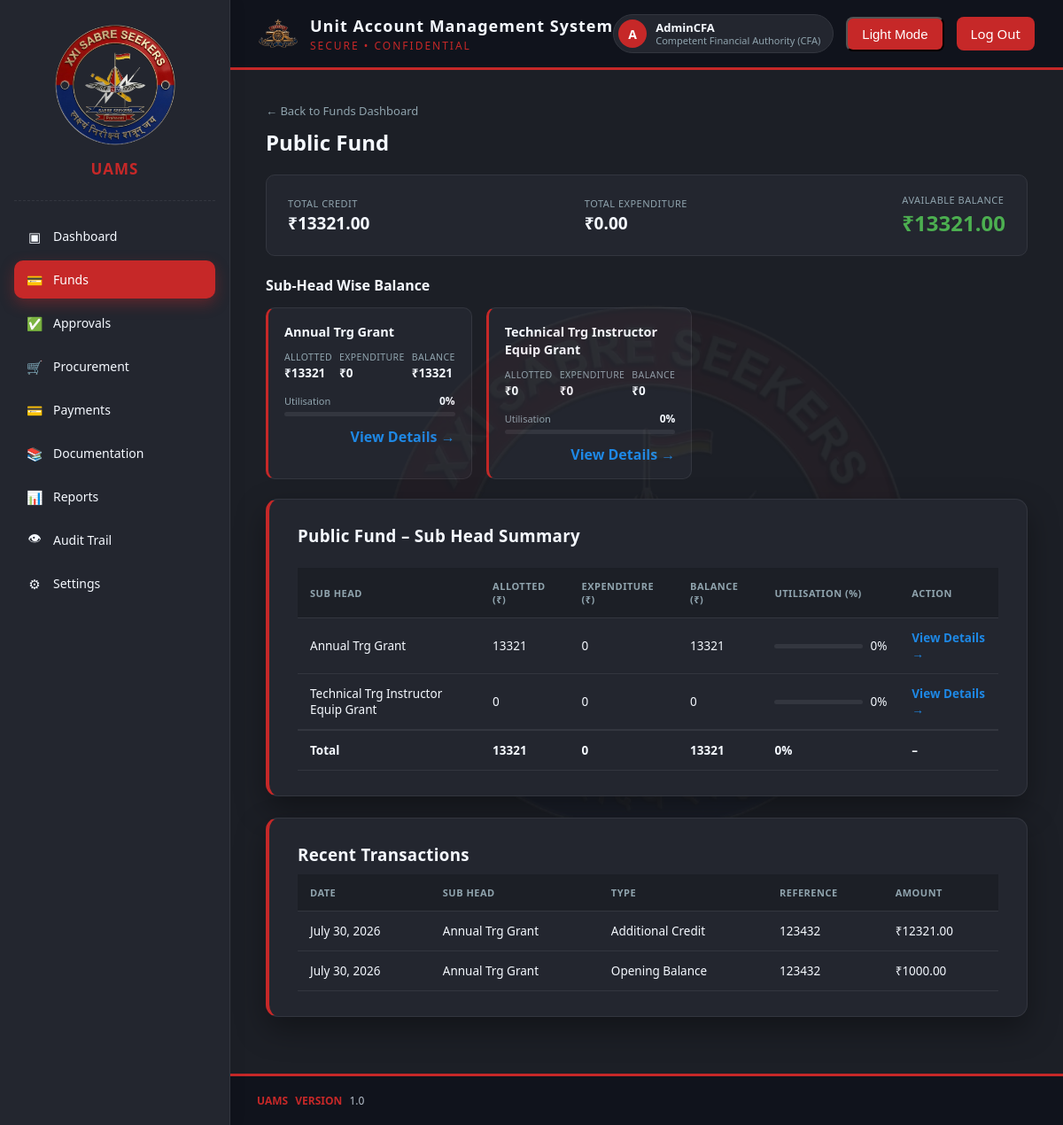
Screenshot of /finance/funds/95928cb2-1ea1-4e2d-93f0-b0ba2e22559a/ (signed in) with the database file from the repository.
### authentication/models.py (models this page shows)
class User(AbstractUser):
    ROLE_CHOICES = [
        ('HEAD_CLERK', 'Head Clerk'),
        ('ACCOUNTS_CLERK', 'Accounts Clerk'),
        ('ACCOUNTS_JCO', 'Accounts JCO'),
        ('ACCOUNTS_OFFICER', 'Accounts Officer'),
        ('CFA', 'Competent Financial Authority (CFA)'),
        ('ADMINISTRATOR', 'Administrator'),
    ]
    STATUS_CHOICES = [
        ('ACTIVE', 'Active'),
        ('SUSPENDED', 'Suspended'),
        ('INACTIVE', 'Inactive'),
    ]
    id = models.UUIDField(primary_key=True, default=uuid.uuid4, editable=False)
    role = models.CharField(max_length=30, choices=ROLE_CHOICES, default='ACCOUNTS_CLERK')
    status = models.CharField(max_length=20, choices=STATUS_CHOICES, default='ACTIVE')
    class Meta:
        db_table = 'uams_users'

### masterdata/models.py (models this page shows, shortened)
class FundHead(CoreModel):
    name = models.CharField(max_length=150, unique=True)
    code = models.CharField(max_length=20, unique=True)
    is_active = models.BooleanField(default=True)
    class Meta:
        db_table = "md_fund_heads"
        ordering = ["name"]

class SubHead(CoreModel):
    fund_head = models.ForeignKey(
        FundHead, on_delete=models.PROTECT, related_name="sub_heads"
    )
    name = models.CharField(max_length=150)
    code = models.CharField(max_length=20)
    is_active = models.BooleanField(default=True)
    class Meta:
        db_table = "md_sub_heads"
        ordering = ["fund_head__name", "name"]
        unique_together = ("fund_head", "code")
        verbose_name_plural = "Sub Heads"

### finance/models.py (models this page shows, shortened)
class FundTransaction(CoreModel):
    TRANSACTION_TYPE_CHOICES = [
        ("OPENING", "Opening Balance"),
        ("CREDIT", "Additional Credit"),
        ("EXPENDITURE", "Actual Expenditure"),
        ("CREDIT_REVERSAL", "Credit Reversal"),
        ("EXPENDITURE_REVERSAL", "Expenditure Reversal"),
        ("ADJUSTMENT_CREDIT", "Credit Adjustment"),
        ("ADJUSTMENT_DEBIT", "Debit Adjustment"),
    ]
    financial_year = models.ForeignKey(
        FinancialYear,
        on_delete=models.PROTECT,
        related_name="fund_transactions",
    )
    sub_head = models.ForeignKey(
        SubHead,
        on_delete=models.PROTECT,
        related_name="fund_transactions",
    )
    transaction_type = models.CharField(
        max_length=30,
        choices=TRANSACTION_TYPE_CHOICES,
    )
    amount = models.DecimalField(
        max_digits=15,
        decimal_places=2,
        validators=[MinValueValidator(Decimal("0.01"))],
    )
    transaction_date = models.DateField(
        default=timezone.localdate,
    )
    fund_entry = models.OneToOneField(
        FundEntry,
        on_delete=models.PROTECT,
        related_name="ledger_transaction",
        blank=True,
        null=True,
    )
    reference_number = models.CharField(
        max_length=100,
        blank=True,
        null=True,
    )
    reference_type = models.CharField(
        max_length=50,
        blank=True,
        null=True,
        help_text="Example: FUND_ENTRY, PAYMENT or REVERSAL.",
    )
    reference_id = models.PositiveBigIntegerField(
        blank=True,
        null=True,
    )
    remarks = models.TextField(
        blank=True,
        null=True,
    )
    is_reversed = models.BooleanField(
        default=False,
    )
    class Meta:
        db_table = "fin_fund_transactions"
        ordering = ["-transaction_date", "-created_at"]
        verbose_name = "Fund Transaction"
        verbose_name_plural = "Fund Transactions"

### finance/views.py (the view)
@login_required
def fund_head_detail(request, pk):
    role = getattr(request.user, "role", None)
    if role not in FUND_ROLES:
        raise PermissionDenied(
            "You are not authorised to access Funds."
        )
    fund_head = get_object_or_404(FundHead, pk=pk)
    fund_txns = FundTransaction.objects.filter(sub_head__fund_head=fund_head)
    summary = _balance_summary(fund_txns)
    if summary["total_credit"] > 0:
        summary["utilisation_pct"] = round(
            (summary["total_expenditure"] / summary["total_credit"]) * 100
        )
    else:
        summary["utilisation_pct"] = 0
    sub_heads = []
    for sh in fund_head.sub_heads.filter(is_active=True).order_by("name"):
        sh_txns = FundTransaction.objects.filter(sub_head=sh)
        sh_summary = _balance_summary(sh_txns)
        if sh_summary["total_credit"] > 0:
            sh_summary["utilisation_pct"] = round(
                (sh_summary["total_expenditure"] / sh_summary["total_credit"]) * 100
            )
        else:
            sh_summary["utilisation_pct"] = 0
        sub_heads.append({"sub_head": sh, **sh_summary})
    recent_transactions = fund_txns.select_related("sub_head").order_by(
        "-transaction_date", "-created_at"
    )[:10]
    context = {
        "fund_head": fund_head,
        "summary": summary,
        "sub_heads": sub_heads,
        "recent_transactions": recent_transactions,
        "role": role,
    }
    return render(request, "finance/fund_head_detail.html", context)

### core_base/models.py (called while the page is built)
    def get_queryset(self):
        return super().get_queryset().filter(is_deleted=False)

### finance/views.py (called while the page is built)
def _balance_summary(transaction_qs):
    totals = transaction_qs.aggregate(
        total_credit=Coalesce(
            Sum("amount", filter=Q(transaction_type__in=CREDIT_TYPES)),
            ZERO,
        ),
        total_expenditure=Coalesce(
            Sum("amount", filter=Q(transaction_type="EXPENDITURE")),
            ZERO,
        ),
        total_debit=Coalesce(
            Sum("amount", filter=Q(transaction_type__in=DEBIT_TYPES)),
            ZERO,
        ),
    )
    totals["available_balance"] = (
        totals["total_credit"] - totals["total_debit"]
    )
    return totals

### templates/finance/fund_head_detail.html (shortened to what this page needs)
{% load static %}
<!DOCTYPE html>
<html lang="en">
<head>
  <link rel="stylesheet" href="{% static 'css/style.css' %}">
</head>
<body>
<div class="app-layout">
  {% include 'partials/sidebar.html' with active_nav='funds' %}
  <div class="main-content">
    {% include 'partials/header.html' with active_nav='funds' %}
    <div class="dashboard-shell">
      <a href="{% url 'finance:fund-dashboard' %}" class="fhd-back">&larr; Back to Funds Dashboard</a>
      <h2 class="fhd-title">{{ fund_head.name }}</h2>
      <div class="fhd-summary-card">
        <div class="fhd-summary-item">
          <div class="label">Total Credit</div>
          <div class="value">&#8377;{{ summary.total_credit|floatformat:2 }}</div>
        </div>
        <div class="fhd-summary-item">
          <div class="label">Total Expenditure</div>
          <div class="value">&#8377;{{ summary.total_expenditure|floatformat:2 }}</div>
        </div>
        <div class="fhd-summary-item balance">
          <div class="label">Available Balance</div>
          <div class="value">&#8377;{{ summary.available_balance|floatformat:2 }}</div>
        </div>
      </div>
      <h3 class="fhd-section-title">Sub-Head Wise Balance</h3>
      <div class="fhd-card-grid">
        {% for row in sub_heads %}
          <div class="fhd-subhead-card">
            <div class="fhd-subhead-name">{{ row.sub_head.name }}</div>
            <div class="fhd-subhead-row">
              <div>
                <div class="fhd-subhead-label">Allotted</div>
                <div class="fhd-subhead-value">&#8377;{{ row.total_credit|floatformat:0 }}</div>
              </div>
              <div>
                <div class="fhd-subhead-label">Expenditure</div>
                <div class="fhd-subhead-value">&#8377;{{ row.total_expenditure|floatformat:0 }}</div>
              </div>
              <div>
                <div class="fhd-subhead-label">Balance</div>
                <div class="fhd-subhead-value">&#8377;{{ row.available_balance|floatformat:0 }}</div>
              </div>
            </div>
            <div class="fhd-util-row">
              <div class="fhd-util-label">Utilisation</div>
              <span class="fhd-util-pct">{{ row.utilisation_pct }}%</span>
            </div>
            <div class="fhd-progress-track">
            </div>
            <div class="fhd-subhead-action">
              <a href="{% url 'finance:sub-head-detail' row.sub_head.pk %}" class="fhd-link">View Details &rarr;</a>
            </div>
          </div>
        {% empty %}
          <p style="color:var(--text-secondary);">No active Sub Heads under this Fund Head.</p>
        {% endfor %}
      </div>
      <div class="card">
        <div class="fhd-table-header">
          <h3>{{ fund_head.name }} &ndash; Sub Head Summary</h3>
        </div>
        <table class="fhd-table">
          <thead>
            <tr>
              <th>Sub Head</th>
              <th>Allotted (&#8377;)</th>
              <th>Expenditure (&#8377;)</th>
              <th>Balance (&#8377;)</th>
              <th>Utilisation (%)</th>
              <th>Action</th>
            </tr>
          </thead>
          <tbody>
            {% for row in sub_heads %}
              <tr>
                <td>{{ row.sub_head.name }}</td>
                <td>{{ row.total_credit|floatformat:0 }}</td>
                <td>{{ row.total_expenditure|floatformat:0 }}</td>
                <td>{{ row.available_balance|floatformat:0 }}</td>
                <td>
                  <div class="fhd-table-progress">
                    <div class="fhd-progress-track"><div class="fhd-progress-fill" style="width:{{ row.utilisation_pct }}%;"></div></div>
                    <span>{{ row.utilisation_pct }}%</span>
                  </div>
                </td>
                <td><a href="{% url 'finance:sub-head-detail' row.sub_head.pk %}" class="fhd-link">View Details &rarr;</a></td>
              </tr>
            {% empty %}
              <tr><td colspan="6" class="fhd-empty">No active Sub Heads under this Fund Head.</td></tr>
            {% endfor %}
            {% if sub_heads %}
              <tr class="fhd-total-row">
                <td>Total</td>
                <td>{{ summary.total_credit|floatformat:0 }}</td>
                <td>{{ summary.total_expenditure|floatformat:0 }}</td>
                <td>{{ summary.available_balance|floatformat:0 }}</td>
                <td>{{ summary.utilisation_pct }}%</td>
                <td>&ndash;</td>
              </tr>
            {% endif %}
          </tbody>
        </table>
      </div>
      <div class="card">
        <h3>Recent Transactions</h3>
        <table class="fhd-table">
          <thead>
            <tr>
              <th>Date</th>
              <th>Sub Head</th>
              <th>Type</th>
              <th>Reference</th>
              <th>Amount</th>
            </tr>
          </thead>
          <tbody>
            {% for txn in recent_transactions %}
              <tr>
                <td>{{ txn.transaction_date }}</td>
                <td>{{ txn.sub_head.name }}</td>
                <td>{{ txn.get_transaction_type_display }}</td>
                <td>{{ txn.reference_number|default:"-" }}</td>
                <td>&#8377;{{ txn.amount }}</td>
              </tr>
            {% empty %}
              <tr><td colspan="5" class="fhd-empty">No transactions recorded yet.</td></tr>
            {% endfor %}
          </tbody>
        </table>
      </div>
    </div>
    {% include 'partials/footer.html' %}
  </div>
</div>
</body>
</html>

### templates/partials/header.html
{% load static %}
<div class="topbar">
      <div class="brand">
        <img src="{% static 'images/main-logo.png' %}" alt="Unit Crest" class="brand-icon">
        <div>
          <h1>Unit Account Management System</h1>
           <p class="tagline">SECURE &bull; CONFIDENTIAL</p>
        </div>
      </div>
      <div class="topbar-right">
        <div class="profile-chip">
          <span class="profile-avatar">{{ user.username|slice:":1"|upper }}</span>
          <span class="profile-info">
            <span class="profile-name">{{ user.username }}</span>
            <span class="profile-role">{{ user.get_role_display }}</span>
          </span>
        </div>
        <button id="theme-toggle-btn" class="theme-toggle">Light Mode</button>
        <a href="{% url 'logout' %}" class="theme-toggle" style="text-decoration:none;">Log Out</a>
      </div>
    </div>

### rows the page displays
User: username "A", username "AdminCFA", role "Competent Financial Authority (CFA)"
FundHead: name "Public Fund"
SubHead: sub_head.name "Annual Trg Grant", total_credit "13321", total_expenditure "0", available_balance "13321", utilisation_pct "0"
SubHead: sub_head.name "Technical Trg Instructor Equip Grant", total_credit "0", total_expenditure "0", available_balance "0", utilisation_pct "0"
FundTransaction: transaction_date "July 30, 2026", sub_head.name "Annual Trg Grant", transaction_type "Additional Credit", reference_number "123432", amount "12321.00"
FundTransaction: transaction_date "July 30, 2026", sub_head.name "Annual Trg Grant", transaction_type "Opening Balance", reference_number "123432", amount "1000.00"

### other values shown
{{ summary.total_credit|floatformat:2 }} "13321.00"
{{ summary.total_expenditure|floatformat:2 }} "0.00"
{{ summary.available_balance|floatformat:2 }} "13321.00"
{{ summary.total_credit|floatformat:0 }} "13321"
{{ summary.total_expenditure|floatformat:0 }} "0"
{{ summary.available_balance|floatformat:0 }} "13321"
{{ summary.utilisation_pct }} "0"
